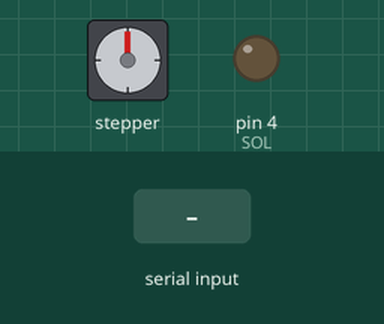
This sketch was run on a simulated Arduino Uno, built with avr-gcc and run on an emulated ATmega328P. Shown: stepper motor, output pins drawn as LEDs (lit = HIGH). Wiring (inferred from the names in the program): stepper motor driver (400 steps per turn assumed): step pin 3; direction pin 2. The test bench sets the inputs (shaded band). Pins used as bus, display or sensor lines are not drawn.

Above: at 1.2 s.
1.3 s: "ROTATE\n" received over Serial
At 3.3 s:
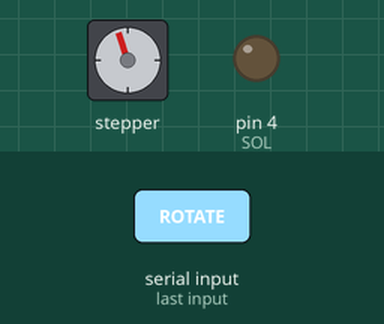
At 5.3 s:
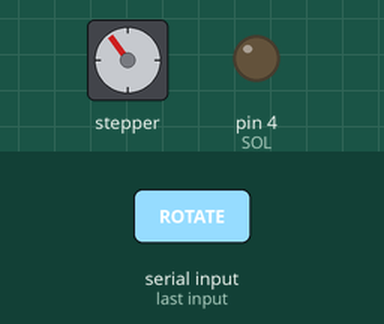
Timing chart, 0 to 23.0 s (numbered marks = the images above; inputs shaded):
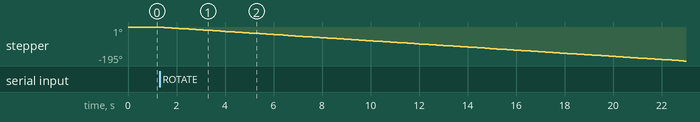

The sketch:

Stepper_Solenoid.ino
```cpp
#include <string.h>
const int DIR = 2;
const int STEP = 3;
const int SOL = 4;
const int  steps_per_rev = 400;
const char *delimiter = "_";

void setup()
{
  Serial.begin(115200);

  pinMode(STEP, OUTPUT);
  pinMode(DIR, OUTPUT);
  pinMode(SOL, OUTPUT);

  digitalWrite(DIR, LOW);
}

void loop()
{
  if (Serial.available() > 0) {
    String input_string = Serial.readStringUntil('\n');
    if (input_string == "SOL_OPEN") {
      digitalWrite(SOL, HIGH);
      Serial.println("Solenoid Valve Opened");
    } else if (input_string == "SOL_CLOSE") {
      digitalWrite(SOL, LOW);
      Serial.println("Solenoid Valve Closed");
    } else if (input_string == "ROTATE") {
      while (input_string != "STOP") {
        digitalWrite(STEP, HIGH);
        delay(50);
        digitalWrite(STEP, LOW);
        delay(50);
        if (Serial.available() > 0) {
          input_string = Serial.readStringUntil('\n');
        }
      }
    } else {
      Serial.println("INVALID INPUT");
    }
    Serial.println("DONE");
  }
}
```

Measured:
- after the input at 1.3 s, stepper: keeps turning counter-clockwise at about 9°/s, starting after 0.10 s
